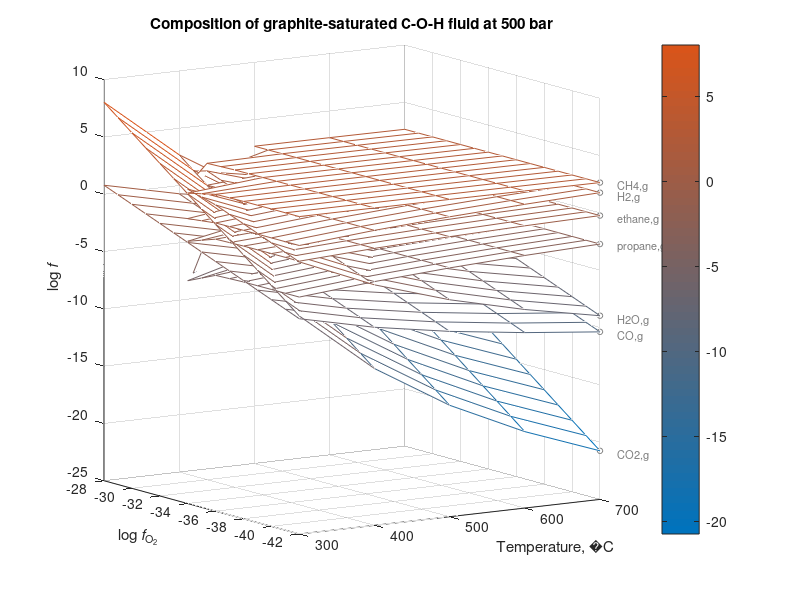

The MATLAB script that drew this image: (Note: this script raises an error after producing the figure.)
% plot results of calculations from crustalfluidmodel.R

strsplit = @(str,delim) regexp(str,regexptranslate('escape',delim),'split')
% one-line replacement function for strsplit: https://stackoverflow.com/a/35325913

%% Load Model OUtput

fid = fopen('logaeq2e.csv');            % even numbered
    hdr = textscan(fid,'%s',1,'HeaderLines',0)
    fclose(fid);
heads = strsplit(cell2mat(hdr{1}),'","')
heads = heads(2:end)
heads{end} = heads{end}(1:end-1) % get rid of trailing character

sp = heads;
nspecies = length(sp);

conds = csvread('conds2e.csv', 1,1);       % [T, P, logfO2]
    temp = csvread('conds2o.csv', 1,1);
%     conds = [conds; temp]
logaeq = csvread('logaeq2e.csv', 1,1);     % logact [graphite, CO, CO2, ... propane]
    temp = csvread('logaeq2e.csv', 1,1);     % logact [graphite, CO, CO2, ... propane]
%     logaeq = [logaeq; temp]

[A,index] = sortrows(conds,[1,3]);
B = logaeq(index,:);

uniqueT = unique(A(:,1))
% uniqueP = unique(A(:,2))
uniquefO2 = unique(A(:,3))

bb = reshape(B, [length(uniquefO2), length(uniqueT), nspecies])  % [logfO2, T, nspecies]
bb = permute(bb, [2 1 3])   % [T, logfO2, nspecies]

% grid on [T, fO2, logact]
[X, Y] = ndgrid(uniqueT, uniquefO2)

Ti = 300:100:700;
logfO2i = -42:1:-28;
[xi, yi] = ndgrid(Ti, logfO2i)

%% plot gridded results

figure(2); clf;
load('mycolormap.mat')   % contains mycmap

sptoplot = [2 3 4 5 6 8 9];     % omit Cgr and O2

zi = [];
for ii = 1:length(sptoplot)
    zi(:,:,ii) = interpn(X, Y, bb(:,:,sptoplot(ii)), xi, yi)
    mesh(xi,yi,zi(:,:,ii)); hold on;
end

for mm = 1:length(sptoplot)
    xloc = find(xi == max(xi(:,1)),1);
    yloc = find(yi == min(yi(1,:)),1);
    plot3(xi(xloc,yloc), yi(xloc,yloc), zi(xloc, yloc, mm), 'o', 'Color', [0.500000 0.500000 0.500000], 'MarkerSize', 4);
    text(xi(xloc,yloc)+5, yi(xloc,yloc)-1, zi(xloc, yloc, mm), sp{sptoplot(mm)}, ...
        'HorizontalAlignment', 'left', 'VerticalAlignment', 'middle',...
        'Color', [0.500000 0.500000 0.500000], 'FontSize', 8)
end

hold off;

xlabel(['Temperature, ' char(176) 'C'])
ylabel('log{\it f}_{O_2}')
zlabel('log{\it f}')

title('Composition of graphite-saturated C-O-H fluid at 500 bar')

% zlim([-10, 4])
colormap(mycmap)
colorbar

view(-33, 9)

print(gcf(), '-depsc2', '-loose', 'cfm_variablefO2_500bar.eps');


%% make and plot interpolated results at buffered fO2

plotbufers;  % load and plot the buffers model output from T = 300 to 700 C

thebuffer = 'FMQ';
deltabuff = +0;     % Delta logfO2 vs. buffer

buffidx = find(strcmp(bn, 'FMQ'),1);

Tbi = [300:5:700]';
logfO2bi = interp1(Tint', bs(:,buffidx), Tbi, 'spline', NaN) + deltabuff;

logactbi = [];    % [nTbi x nsptoplot]
for ii = 1:length(sptoplot)
    logactbi(:,ii) = interpn(X, Y, bb(:,:,sptoplot(ii)), Tbi, logfO2bi, 'spline', NaN)
%     F = griddedInterpolant(X, Y, bb(:,:,sptoplot(ii)));
%     logactbi2(:,ii) = F(Tbi, logfO2bi);
%     isequaln(logactbi, logactbi2) % TRUE
end


figure(3); clf;

subplot(2,1,1);
plot(Tbi, logactbi)

ylabel('log{\it f}')
xlabel(['Temperature, ' char(176) 'C'])

subplot(2,1,2);
plot(Tbi, logfO2bi)

ylabel('log{\it f}_{O_2}')
xlabel(['Temperature, ' char(176) 'C'])

% zi = [];
% for ii = 1:length(sptoplot)
%     zi(:,:,ii) = interpn(X, Y, bb(:,:,sptoplot(ii)), xi, yi)
%     mesh(xi,yi,zi(:,:,ii)); hold on;
% end

